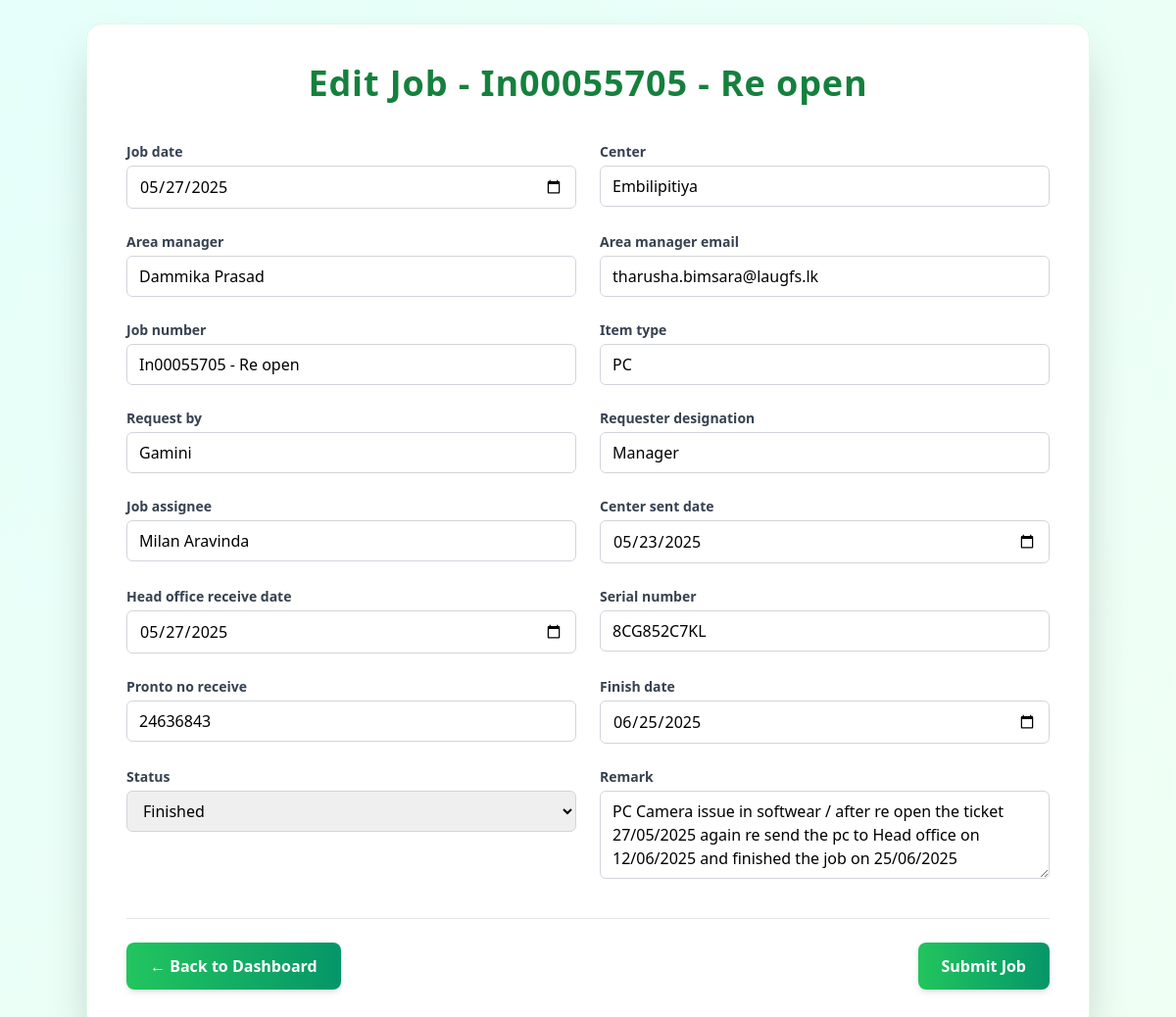
The app's page /jobs/edit/26/ (signed in) with its own data.
### tracking/models.py (models this page shows, shortened)
class Job(models.Model):
    STATUS_CHOICES = [
        ('Pending', 'Pending'),
        ('Finished', 'Finished'),
        ('Rejected', 'Rejected'),
        ('Purchase', 'Item in Purchase'),
    ]
    created_by = models.ForeignKey(User, on_delete=models.CASCADE, related_name='created_jobs')  # who entered job
    job_date = models.DateField()  # Mandatory
    center = models.CharField(max_length=100)  # Mandatory
    area_manager = models.CharField(max_length=100)  # Mandatory
    area_manager_email = models.EmailField()  # Mandatory
    job_number = models.CharField(max_length=50, unique=True)  # Mandatory
    item_type = models.CharField(max_length=100)  # Mandatory
    request_by = models.CharField(max_length=100)  # Mandatory
    requester_designation = models.CharField(max_length=100)  # Mandatory
    job_assignee = models.CharField(max_length=100)  # Mandatory
    center_sent_date = models.DateField(null=True, blank=True)  # Optional
    head_office_receive_date = models.DateField(null=True, blank=True)  # Optional
    serial_number = models.CharField(max_length=100)  # Mandatory
    pronto_no_receive = models.CharField(max_length=100, null=True, blank=True)  # Optional
    finish_date = models.DateField(null=True, blank=True)  # Optional
    status = models.CharField(max_length=20, choices=STATUS_CHOICES)  # Mandatory
    remark = models.TextField()  # Mandatory (removed blank=True)
    created_at = models.DateTimeField(auto_now_add=True)

### tracking/views.py (the view)
# urls.py: path('jobs/edit/<int:job_id>/', views.edit_job, name='edit_job'),
@login_required
def edit_job(request, job_id):
    job = get_object_or_404(Job, id=job_id)
    old_status = job.status.lower()
    if request.method == 'POST':
        form = JobForm(request.POST, instance=job)
        if form.is_valid():
            updated_job = form.save()
            new_status = updated_job.status.lower()
            if new_status != old_status:
                job_info = (
                    f"Job Date: {updated_job.job_date}\n"
                    f"Center: {updated_job.center}\n"
                    f"Job Number: {updated_job.job_number}\n"
                    f"Item Type: {updated_job.item_type}\n"
                    f"Request By: {updated_job.request_by}\n"
                    f"Job Assignee: {updated_job.job_assignee}\n"
                    f"Center Sent Date: {updated_job.center_sent_date}\n"
                    f"Head Office Receive Date: {updated_job.head_office_receive_date}\n"
                    f"Serial Number: {updated_job.serial_number}\n"
                    f"Remark: {updated_job.remark if updated_job.remark else '-'}\n"
                )
                subject = ''
                message = ''
                if new_status == 'pending':
                    subject = f"Job {updated_job.job_number} - Pending"
                    message = f"{job_info}\nStatus: Pending\nNote: This job is still pending."
                elif new_status == 'finished':
                    subject = f"Job {updated_job.job_number} - Completed"
                    message = f"{job_info}\nStatus: Finished\nThe job has been completed successfully."
                elif new_status == 'rejected':
                    subject = f"Job {updated_job.job_number} - Rejected for Disposal"
                    message = f"{job_info}\nStatus: Rejected\nThis job was rejected and marked for disposal."
                elif new_status == 'purchase':
                    subject = f"Job {updated_job.job_number} - Items Ordered"
                    message = f"{job_info}\nStatus: Purchase\nItems have been ordered for this job."
                if subject and message:
                    send_mail(
                        subject,
                        message,
                        settings.DEFAULT_FROM_EMAIL,
                        [updated_job.area_manager_email],
                        fail_silently=False,
                    )
            return redirect('job_report')
    else:
        form = JobForm(instance=job)
    return render(request, 'tracking/edit_job.html', {'form': form, 'job': job})

### tracking/templates/tracking/edit_job.html (shortened to what this page needs)
{% load static %}
<!DOCTYPE html>
<html lang="en">
<head>
  <script src="https://cdn.tailwindcss.com"></script>
</head>
<body class="min-h-screen flex items-center justify-center p-6">
  <div class="w-full max-w-5xl bg-white p-10 rounded-2xl shadow-2xl border border-green-100">
    <h1 class="text-3xl md:text-4xl font-extrabold text-center text-green-700 mb-10 tracking-wide">
      Edit Job - {{ job.job_number }}
    </h1>
    <form method="post" class="grid grid-cols-1 md:grid-cols-2 gap-6 animate-fade-in">
      {% for field in form %}
  <div class="flex flex-col">
    <label for="{{ field.id_for_label }}" class="mb-1 text-sm font-semibold text-gray-700">
      {{ field.label }}
    </label>
    {{ field }}
  </div>
{% endfor %}
      <div class="col-span-full flex justify-between items-center pt-6 border-t border-gray-200 mt-4">
        <a href="{% url 'dashboard' %}" class="bg-gradient-to-r from-green-500 to-emerald-600 text-white px-6 py-3 rounded-lg font-semibold shadow-md hover:shadow-xl transition transform hover:-translate-y-0.5">
          ← Back to Dashboard
        </a>
        <button type="submit"
                class="bg-gradient-to-r from-green-500 to-emerald-600 text-white px-6 py-3 rounded-lg font-semibold shadow-md hover:shadow-xl transition transform hover:-translate-y-0.5">
          Submit Job
        </button>
      </div>
    </form>
  </div>
</body>
</html>

### tracking/templates/tracking/edit_job.html (style rules this page uses)
body { background: linear-gradient(to bottom right, #e6fffa, #f0fff4); }
.animate-fade-in { animation: fadeIn 0.8s ease-out both; }

### records on screen
Job: job_number "In00055705 - Re open", form "05/27/2025" "Embilipitiya" "Dammika Prasad" "tharusha.bimsara@laugfs.lk" "In00055705 - Re open" "PC" "Gamini" "Manager" "Milan Aravinda" "05/23/2025" "05/27/2025" "8CG852C7KL" "24636843" "06/25/2025" "Finished" "PC Camera issue in softwear / after re open the ticket 27/05/2025 again re send the pc to Head office on 12/06/2025 and finished the job on 25/06/2025"

### other values on screen
{{ field.label }} "Job date" "Center" "Area manager" "Area manager email" "Job number" "Item type" "Request by" "Requester designation" "Job assignee" "Center sent date" "Head office receive date" "Serial number" "Pronto no receive" "Finish date" "Status" "Remark"
